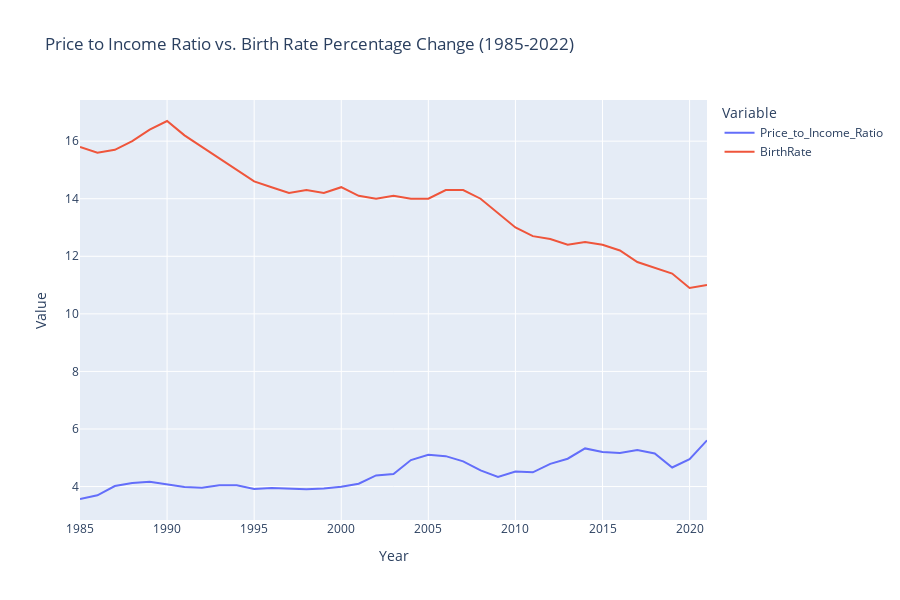

The notebook cell this image was saved under:
### Code cell
# Filter data within the specified year range (1985 to 2022)
affordabilityRatio_filtered = NEW_INCOME_to_HOMESALEPRICE[(NEW_INCOME_to_HOMESALEPRICE['Year'] >= 1985) & (NEW_INCOME_to_HOMESALEPRICE['Year'] <= 2022)]
birthrate_filtered = NewBirthrate[(NewBirthrate['Year'] >= 1985) & (NewBirthrate['Year'] <= 2022)]

# Merge the filtered DataFrames on 'Year'
affordabilityRatio_birthrate_merged_df = pd.merge(affordabilityRatio_filtered, birthrate_filtered, on='Year', how='inner')

# Plot the line graph using Plotly Express
fig = px.line(affordabilityRatio_birthrate_merged_df, x='Year', y=['Price_to_Income_Ratio', 'BirthRate'],
              title='Price to Income Ratio vs. Birth Rate Percentage Change (1985-2022)',
              labels={'value': 'Value', 'Year': 'Year', 'variable': 'Variable'})

# Customize the layout
fig.update_layout(
    width=900,  # Set the width of the figure (in pixels)
    height=600,  # Set the height of the figure (in pixels)
    xaxis_title='Year',  # X-axis label
    yaxis_title='Value',  # Y-axis label
    legend_title='Variable',  # Legend title
    hovermode='x unified'  # Show hover information for all lines
)
fig.update_layout(yaxis=dict(matches='y'))
# Show the plot
fig.show()

### Figure 1 — Plotly figure (JSON) as saved in the notebook; plotly's stock layout.template omitted (floating-point values rounded to 4 significant figures)
{"data": [{"hovertemplate": "Variable=Price_to_Income_Ratio<br>Year=%{x}<br>Value=%{y}<extra></extra>", "legendgroup": "Price_to_Income_Ratio", "line": {"color": "#636efa", "dash": "solid"}, "marker": {"symbol": "circle"}, "mode": "lines", "name": "Price_to_Income_Ratio", "orientation": "v", "showlegend": true, "type": "scatter", "x": [1985, 1986, 1987, 1988, 1989, 1990, 1991, 1992, 1993, 1994, 1995, 1996, 1997, 1998, 1999, 2000, 2001, 2002, 2003, 2004, 2005, 2006, 2007, 2008, 2009, 2010, 2011, 2012, 2013, 2014, 2015, 2016, 2017, 2018, 2019, 2020, 2021], "xaxis": "x", "y": [3.568, 3.696, 4.018, 4.121, 4.166, 4.085, 3.982, 3.961, 4.049, 4.043, 3.917, 3.952, 3.918, 3.907, 3.934, 3.99, 4.099, 4.386, 4.435, 4.921, 5.106, 5.057, 4.877, 4.564, 4.332, 4.519, 4.494, 4.79, 4.968, 5.326, 5.204, 5.168, 5.274, 5.148, 4.662, 4.954, 5.606], "yaxis": "y"}, {"hovertemplate": "Variable=BirthRate<br>Year=%{x}<br>Value=%{y}<extra></extra>", "legendgroup": "BirthRate", "line": {"color": "#EF553B", "dash": "solid"}, "marker": {"symbol": "circle"}, "mode": "lines", "name": "BirthRate", "orientation": "v", "showlegend": true, "type": "scatter", "x": [1985, 1986, 1987, 1988, 1989, 1990, 1991, 1992, 1993, 1994, 1995, 1996, 1997, 1998, 1999, 2000, 2001, 2002, 2003, 2004, 2005, 2006, 2007, 2008, 2009, 2010, 2011, 2012, 2013, 2014, 2015, 2016, 2017, 2018, 2019, 2020, 2021], "xaxis": "x", "y": [15.8, 15.6, 15.7, 16, 16.4, 16.7, 16.2, 15.8, 15.4, 15, 14.6, 14.4, 14.2, 14.3, 14.2, 14.4, 14.1, 14, 14.1, 14, 14, 14.3, 14.3, 14, 13.5, 13, 12.7, 12.6, 12.4, 12.5, 12.4, 12.2, 11.8, 11.6, 11.4, 10.9, 11], "yaxis": "y"}], "layout": {"height": 600, "hovermode": "x unified", "legend": {"title": {"text": "Variable"}, "tracegroupgap": 0}, "title": {"text": "Price to Income Ratio vs. Birth Rate Percentage Change (1985-2022)"}, "width": 900, "xaxis": {"anchor": "y", "domain": [0, 1], "title": {"text": "Year"}}, "yaxis": {"anchor": "x", "domain": [0, 1], "matches": "y", "title": {"text": "Value"}}}}
